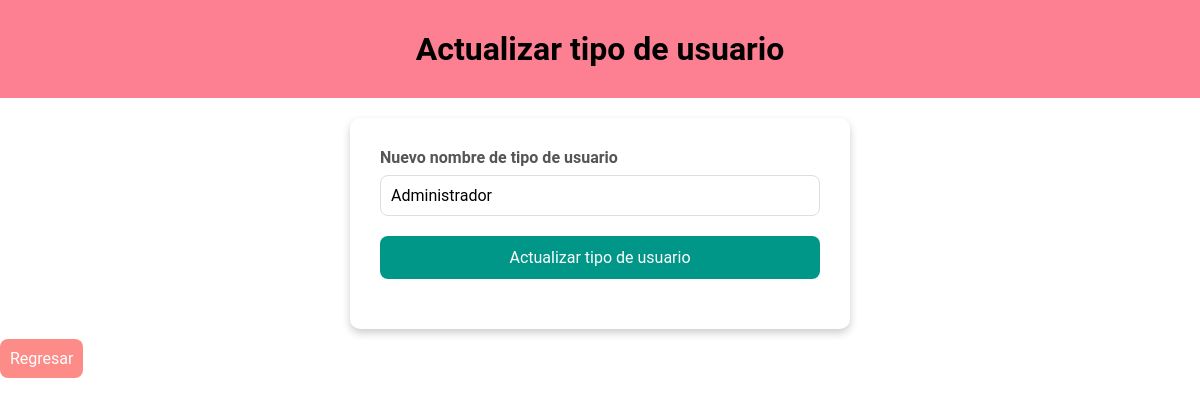
The page /php/usuario/actualizarTipo.php?id=1 on the database as committed earlier.
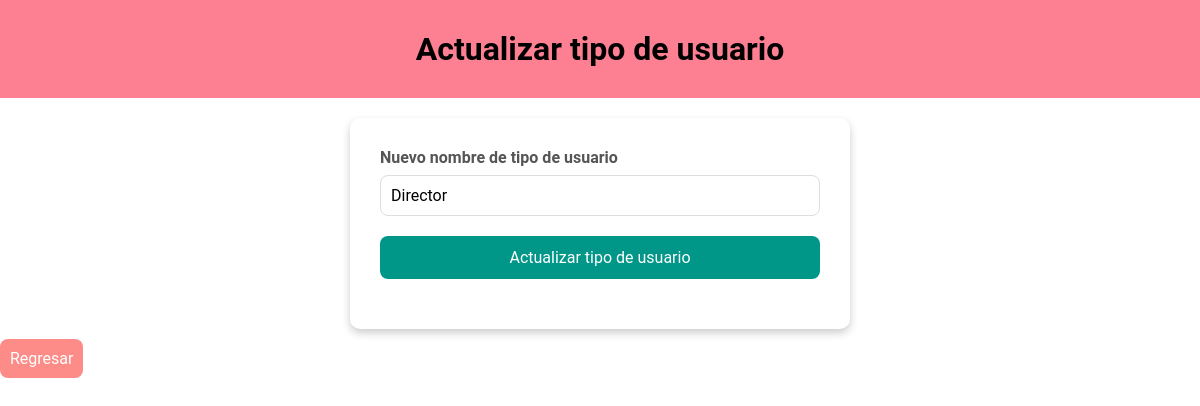
The same page on the database as committed later.
### tables this page shows
CREATE TABLE tipoUsuario(
    id INT PRIMARY KEY AUTO_INCREMENT NOT NULL,
    descripcion VARCHAR(50) NOT NULL
);

### php/usuario/actualizarTipo.php (the view, shortened to what this page needs)
<?php
$pdo = conn::conn();
$query = "SELECT * FROM tipousuario WHERE id = :id";
$stmt = $pdo->prepare($query);
$stmt->bindParam(':id', $_GET['id']);
$stmt->execute();
$tipo = $stmt->fetch(PDO::FETCH_ASSOC);
?>
<!DOCTYPE html>
<html lang="es">
<head>
    <link rel="stylesheet" href="../../css/crearCuenta.css">
</head>
<body>
    <header>
        <h1>Actualizar tipo de usuario</h1>
    </header>
    <main>
        <form action="?" method="POST">
            <div class="input">
                <label for="nombre">Nuevo nombre de tipo de usuario</label>
                <input type="text" id="nombre" name="nombre" value="<?php echo htmlspecialchars($tipo['descripcion']) ?>" required>
            </div>
            <div class="input">
                <button value="submit">Actualizar tipo de usuario</button>
            </div>
        </form>
    </main>
    <nav>
        <ul>
            <li>
                <a href="../../cuentas.php">Regresar</a>
            </li>
        </ul>
    </nav>
</body>
</html>

Rows that differ between the two databases and show on the page:
changed tipousuario: nombre "Administrador" → "Director"
